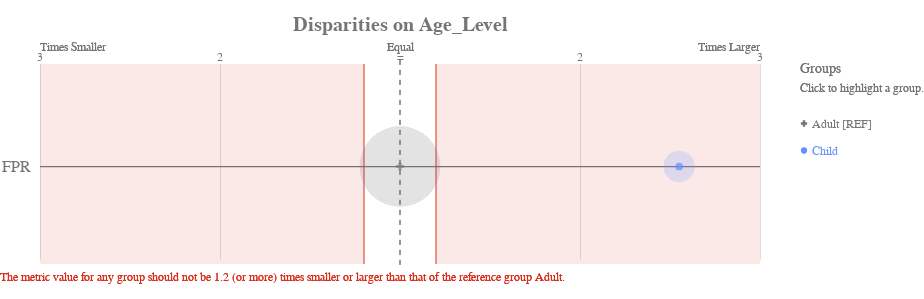

Notebook cell for this chart:
### Markdown cell above
### Run some analysis

### Code cell
dfAequitas['score'] = rf.predict(X_test)

# get_crosstabs returns a df of the group counts and group value bias metrics
xtab, _ = g.get_crosstabs(dfAequitas, attr_cols=attributes_to_audit)
bdf = b.get_disparity_predefined_groups(xtab, original_df=dfAequitas,
                              ref_groups_dict=attributes_and_reference_groups)

# plot disparity
ap.disparity(bdf, metrics,'Age_Level',fairness_threshold = disparity_tolerance)

### Figure 1 — Vega-Lite specification as saved in the notebook (floating-point values rounded to 4 significant figures)
{"config": {"view": {"continuousWidth": 400, "continuousHeight": 300, "strokeWidth": 0}, "axisLeft": {"labelColor": "rgb(117,117,117)", "labelFont": "Arial", "labelFontSize": 16}, "title": {"align": "center", "baseline": "middle", "color": "rgb(117,117,117)", "font": "Arial", "fontSize": 20, "fontWeight": "bold"}}, "layer": [{"data": {"name": "data-38121450c6697f570e9bf3f18efe866c"}, "mark": {"type": "rule", "stroke": "rgb(117,117,117)", "strokeWidth": 1.25, "tooltip": ""}, "encoding": {"x": {"type": "quantitative", "field": "x", "scale": {"domain": [-2, 2], "range": [40.0, 760.0]}}, "x2": {"field": "x2"}, "y": {"type": "nominal", "axis": {"domain": false, "labelAngle": 0, "labelPadding": -30, "orient": "left", "ticks": false, "title": ""}, "field": "metric", "scale": {"domain": ["FPR"], "range": [30, 225.0]}}}}, {"data": {"name": "data-79dd248bdaa0ea02c535240e8ad022c8"}, "mark": {"type": "rule", "stroke": "rgb(117,117,117)", "strokeDash": [5, 5], "strokeWidth": 1}, "encoding": {"tooltip": {"value": "Adult [REF]"}, "x": {"value": 400.0}, "y": {"value": 20.83}, "y2": {"value": 229.2}}}, {"data": {"name": "data-c233327f4cd9b4c2df31bf8015c83e4a"}, "mark": {"type": "text", "align": "center", "color": "rgb(117,117,117)", "font": "Arial", "fontSize": 12, "fontWeight": "normal", "tooltip": ""}, "encoding": {"text": {"type": "nominal", "field": "label"}, "x": {"type": "quantitative", "field": "value", "scale": {"domain": [-2, 2], "range": [40.0, 760.0]}}, "y": {"value": 17.5}}}, {"layer": [{"mark": {"type": "text", "align": "left", "fill": "rgb(117,117,117)", "font": "Arial", "fontSize": 12, "fontWeight": "normal", "tooltip": ""}, "encoding": {"text": {"value": "Times Smaller"}, "x": {"value": 40.0}, "y": {"value": 7.5}}}, {"mark": {"type": "text", "align": "right", "fill": "rgb(117,117,117)", "font": "Arial", "fontSize": 12, "fontWeight": "normal", "tooltip": ""}, "encoding": {"text": {"value": "Times Larger"}, "x": {"value": 760.0}, "y": {"value": 7.5}}}, {"mark": {"type": "text", "align": "center", "fill": "rgb(117,117,117)", "font": "Arial", "fontSize": 12, "fontWeight": "normal", "tooltip": ""}, "encoding": {"text": {"value": "Equal"}, "x": {"value": 400.0}, "y": {"value": 7.5}}}], "data": {"name": "data-79dd248bdaa0ea02c535240e8ad022c8"}}, {"layer": [{"mark": {"type": "rule", "opacity": 0.8, "stroke": "rgb(217, 46, 28)", "strokeWidth": 1.25, "tooltip": ""}, "encoding": {"x": {"type": "quantitative", "field": "min", "scale": {"domain": [-2, 2], "range": [40.0, 760.0]}}, "y": {"value": 25.0}, "y2": {"value": 225.0}}}, {"mark": {"type": "rule", "opacity": 0.8, "stroke": "rgb(217, 46, 28)", "strokeWidth": 1.25, "tooltip": ""}, "encoding": {"x": {"type": "quantitative", "field": "max", "scale": {"domain": [-2, 2], "range": [40.0, 760.0]}}, "y": {"value": 25.0}, "y2": {"value": 225.0}}}, {"layer": [{"mark": {"type": "rect", "fill": "rgb(217, 46, 28)", "opacity": 0.1, "tooltip": ""}, "encoding": {"x": {"type": "quantitative", "field": "min", "scale": {"domain": [-2, 2], "range": [40.0, 760.0]}}, "x2": {"field": "lower_end"}, "y": {"value": 25.0}, "y2": {"value": 225.0}}}, {"mark": {"type": "rect", "fill": "rgb(217, 46, 28)", "opacity": 0.1, "tooltip": ""}, "encoding": {"x": {"type": "quantitative", "field": "max", "scale": {"domain": [-2, 2], "range": [40.0, 760.0]}}, "x2": {"field": "upper_end"}, "y": {"value": 25.0}, "y2": {"value": 225.0}}}]}, {"data": {"name": "data-79dd248bdaa0ea02c535240e8ad022c8"}, "mark": {"type": "text", "align": "left", "baseline": "top", "fill": "rgb(217, 46, 28)", "font": "Arial", "fontSize": 12, "fontWeight": "normal", "tooltip": ""}, "encoding": {"text": {"value": "The metric value for any group should not be 1.2 (or more) times smaller or larger than that of the reference group Adult."}, "x": {"value": 0}, "y": {"value": 233.3}}}], "data": {"name": "data-25f3550964acc203f87c85ed125cfad2"}}, {"layer": [{"mark": "circle"}, {"data": {"name": "data-0be3972c0f64fb151c3db7139d8583bc"}, "mark": {"type": "circle", "opacity": 0.2}, "encoding": {"color": {"condition": {"type": "nominal", "field": "attribute_value", "legend": null, "scale": {"domain": ["Adult", "Child"], "range": ["rgb(117,117,117)", "rgb(100, 143, 255)", "rgb(254, 97, 0)", "rgb(220, 38, 127)", "rgb(255, 176, 0)", "rgb(120, 94, 240)"]}, "selection": "selector001"}, "value": "rgb(224,224,224)"}, "size": {"type": "quantitative", "field": "group_size", "legend": null, "scale": {"domain": [0, 232.8], "range": [0, 7854.0]}}, "tooltip": [{"type": "nominal", "field": "attribute_value", "title": "Group"}, {"type": "nominal", "field": "tooltip_group_size", "title": "Group Size"}, {"type": "nominal", "field": "tooltip_disparity_explanation_fpr", "title": "Disparity"}, {"type": "quantitative", "field": "fpr", "format": ".2f", "title": "FPR"}], "x": {"type": "quantitative", "axis": {"domain": false, "labels": false, "ticks": false, "title": null, "values": [1, 2, -2, -1]}, "field": "fpr_disparity_scaled", "scale": {"domain": [-2, 2], "range": [40.0, 760.0]}}, "y": {"type": "nominal", "axis": {"domain": false, "grid": false, "labels": false, "ticks": false, "title": " "}, "field": "metric_variable", "scale": {"domain": ["FPR"], "range": [30, 225.0]}}}, "selection": {"selector003": {"type": "multi", "empty": "all", "fields": ["attribute_value"]}}, "transform": [{"calculate": "'FPR'", "as": "metric_variable"}]}, {"layer": [{"mark": "point"}, {"data": {"name": "data-0be3972c0f64fb151c3db7139d8583bc"}, "mark": {"type": "point", "filled": true, "size": 60}, "encoding": {"color": {"condition": {"type": "nominal", "field": "attribute_value", "legend": null, "scale": {"domain": ["Adult", "Child"], "range": ["rgb(117,117,117)", "rgb(100, 143, 255)", "rgb(254, 97, 0)", "rgb(220, 38, 127)", "rgb(255, 176, 0)", "rgb(120, 94, 240)"]}, "selection": "selector001"}, "value": "rgb(224,224,224)"}, "shape": {"type": "nominal", "field": "attribute_value", "legend": null, "scale": {"domain": ["Adult", "Child"], "range": ["cross", "circle"]}}, "tooltip": [{"type": "nominal", "field": "attribute_value", "title": "Group"}, {"type": "nominal", "field": "tooltip_group_size", "title": "Group Size"}, {"type": "nominal", "field": "tooltip_disparity_explanation_fpr", "title": "Disparity"}, {"type": "quantitative", "field": "fpr", "format": ".2f", "title": "FPR"}], "x": {"type": "quantitative", "axis": {"domain": false, "labels": false, "ticks": false, "title": null, "values": [1, 2, -2, -1]}, "field": "fpr_disparity_scaled", "scale": {"domain": [-2, 2], "range": [40.0, 760.0]}}, "y": {"type": "nominal", "axis": {"domain": false, "grid": false, "labels": false, "ticks": false, "title": " "}, "field": "metric_variable", "scale": {"domain": ["FPR"], "range": [30, 225.0]}}}, "selection": {"selector002": {"type": "multi", "empty": "all", "fields": ["attribute_value"]}}, "transform": [{"calculate": "'FPR'", "as": "metric_variable"}]}]}]}, {"layer": [{"mark": {"type": "point", "filled": true, "opacity": 1, "size": 39.48}, "encoding": {"color": {"condition": {"type": "nominal", "field": "attribute_value", "legend": null, "scale": {"domain": ["Adult", "Child"], "range": ["rgb(117,117,117)", "rgb(100, 143, 255)", "rgb(254, 97, 0)", "rgb(220, 38, 127)", "rgb(255, 176, 0)", "rgb(120, 94, 240)"]}, "selection": "selector001"}, "value": "rgb(224,224,224)"}, "shape": {"type": "nominal", "field": "attribute_value", "legend": null, "scale": {"domain": ["Adult", "Child"], "range": ["cross", "circle"]}}, "x": {"value": 804}, "y": {"type": "nominal", "axis": {"domain": false, "grid": false, "labels": false, "ticks": false, "title": " "}, "field": "attribute_value", "scale": {"domain": ["Adult", "Child"], "range": [71, 125]}}}, "selection": {"selector001": {"type": "multi", "empty": "all", "fields": ["attribute_value"]}}}, {"mark": {"type": "text", "align": "left", "baseline": "middle", "font": "Arial", "fontSize": 12, "fontWeight": "normal"}, "encoding": {"color": {"condition": {"type": "nominal", "field": "attribute_value", "legend": null, "scale": {"domain": ["Adult", "Child"], "range": ["rgb(117,117,117)", "rgb(100, 143, 255)", "rgb(254, 97, 0)", "rgb(220, 38, 127)", "rgb(255, 176, 0)", "rgb(120, 94, 240)"]}, "selection": "selector001"}, "value": "rgb(224,224,224)"}, "text": {"type": "nominal", "field": "label"}, "x": {"value": 812}, "y": {"type": "nominal", "axis": {"domain": false, "grid": false, "labels": false, "ticks": false, "title": " "}, "field": "attribute_value", "scale": {"domain": ["Adult", "Child"], "range": [71, 125]}}}, "selection": {"selector004": {"type": "multi", "empty": "all", "fields": ["attribute_value"]}}}, {"data": {"name": "data-79dd248bdaa0ea02c535240e8ad022c8"}, "mark": {"type": "text", "align": "left", "baseline": "middle", "color": "rgb(117,117,117)", "font": "Arial", "fontSize": 12, "fontWeight": "normal"}, "encoding": {"text": {"value": "Click to highlight a group."}, "x": {"value": 800}, "y": {"value": 49}}}, {"data": {"name": "data-79dd248bdaa0ea02c535240e8ad022c8"}, "mark": {"type": "text", "align": "left", "baseline": "middle", "color": "rgb(117,117,117)", "font": "Arial", "fontSize": 14, "fontWeight": "normal"}, "encoding": {"text": {"value": "Groups"}, "x": {"value": 800}, "y": {"value": 30}}}], "data": {"name": "data-c443f07771dfdb70b5700726643396b0"}}], "height": 250, "padding": {"top": 15, "bottom": 10}, "resolve": {"scale": {"size": "independent", "y": "independent"}}, "title": "Disparities on Age_Level", "width": 800, "$schema": "https://vega.github.io/schema/vega-lite/v4.8.1.json", "datasets": {"data-38121450c6697f570e9bf3f18efe866c": [{"metric": "FPR", "x": -2, "x2": 2}], "data-79dd248bdaa0ea02c535240e8ad022c8": [{"a": 1, "b": 0}, {"a": 1, "b": 0}], "data-c233327f4cd9b4c2df31bf8015c83e4a": [{"value": 1, "label": 2}, {"value": 2, "label": 3}, {"value": -2, "label": 3}, {"value": -1, "label": 2}, {"value": 0, "label": "="}], "data-25f3550964acc203f87c85ed125cfad2": [{"min": -0.2, "max": 0.2, "lower_end": -2, "upper_end": 2}], "data-0be3972c0f64fb151c3db7139d8583bc": [{"attribute_name": "Age_Level", "attribute_value": "Adult", "group_size": 194, "total_entities": 223, "fpr": 0.056, "fpr_disparity": 1.0, "fpr_disparity_scaled": 0.0, "tooltip_group_size": "194 (87.00%)", "tooltip_disparity_explanation_fpr": "Reference group"}, {"attribute_name": "Age_Level", "attribute_value": "Child", "group_size": 29, "total_entities": 223, "fpr": 0.1429, "fpr_disparity": 2.551, "fpr_disparity_scaled": 1.551, "tooltip_group_size": "29 (13.00%)", "tooltip_disparity_explanation_fpr": "2.55 times larger FPR than the reference group"}], "data-c443f07771dfdb70b5700726643396b0": [{"attribute_value": "Adult", "label": "Adult [REF]"}, {"attribute_value": "Child", "label": "Child"}]}}
